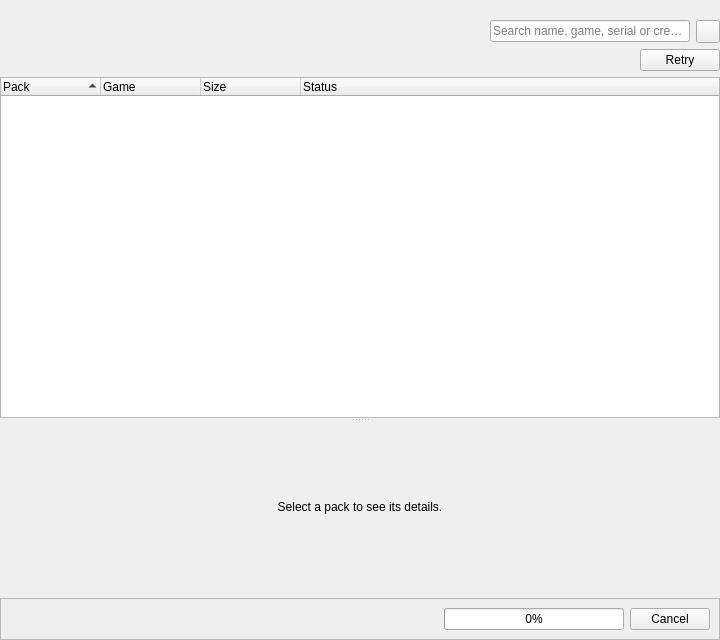
<?xml version="1.0" encoding="UTF-8"?>
<ui version="4.0">
 <class>TexturePacksSettingsWidget</class>
 <widget class="QWidget" name="TexturePacksSettingsWidget">
  <property name="geometry">
   <rect>
    <x>0</x>
    <y>0</y>
    <width>720</width>
    <height>640</height>
   </rect>
  </property>
  <layout class="QVBoxLayout" name="verticalLayout">
   <property name="leftMargin">
    <number>0</number>
   </property>
   <property name="topMargin">
    <number>0</number>
   </property>
   <property name="rightMargin">
    <number>0</number>
   </property>
   <property name="bottomMargin">
    <number>0</number>
   </property>
   <item>
    <widget class="QLabel" name="scopeLabel">
     <property name="visible">
      <bool>false</bool>
     </property>
     <property name="wordWrap">
      <bool>true</bool>
     </property>
    </widget>
   </item>
   <item>
    <layout class="QHBoxLayout" name="filterLayout" stretch="1,0,0">
     <item>
      <widget class="QTabBar" name="filterTabs"/>
     </item>
     <item>
      <widget class="QLineEdit" name="searchEdit">
       <property name="minimumSize">
        <size>
         <width>200</width>
         <height>0</height>
        </size>
       </property>
       <property name="placeholderText">
        <string>Search name, game, serial or creator</string>
       </property>
       <property name="clearButtonEnabled">
        <bool>true</bool>
       </property>
      </widget>
     </item>
     <item>
      <widget class="QToolButton" name="refreshButton">
       <property name="toolTip">
        <string>Refresh the catalog</string>
       </property>
       <property name="icon">
        <iconset theme="refresh-line"/>
       </property>
      </widget>
     </item>
    </layout>
   </item>
   <item>
    <layout class="QHBoxLayout" name="statusLayout" stretch="1,0">
     <item>
      <widget class="QLabel" name="statusLabel">
       <property name="wordWrap">
        <bool>true</bool>
       </property>
      </widget>
     </item>
     <item>
      <widget class="QPushButton" name="retryButton">
       <property name="text">
        <string>Retry</string>
       </property>
       <property name="visible">
        <bool>false</bool>
       </property>
      </widget>
     </item>
    </layout>
   </item>
   <item>
    <widget class="QSplitter" name="splitter">
     <property name="minimumSize">
      <size>
       <width>0</width>
       <height>440</height>
      </size>
     </property>
     <property name="orientation">
      <enum>Qt::Orientation::Vertical</enum>
     </property>
     <property name="childrenCollapsible">
      <bool>false</bool>
     </property>
     <widget class="QStackedWidget" name="listStack">
      <property name="currentIndex">
       <number>0</number>
      </property>
      <widget class="QWidget" name="listPage">
       <layout class="QVBoxLayout" name="listPageLayout">
        <property name="leftMargin">
         <number>0</number>
        </property>
        <property name="topMargin">
         <number>0</number>
        </property>
        <property name="rightMargin">
         <number>0</number>
        </property>
        <property name="bottomMargin">
         <number>0</number>
        </property>
        <item>
         <widget class="QTreeWidget" name="packList">
          <property name="rootIsDecorated">
           <bool>false</bool>
          </property>
          <property name="alternatingRowColors">
           <bool>true</bool>
          </property>
          <property name="uniformRowHeights">
           <bool>true</bool>
          </property>
          <property name="sortingEnabled">
           <bool>true</bool>
          </property>
          <column>
           <property name="text">
            <string>Pack</string>
           </property>
          </column>
          <column>
           <property name="text">
            <string>Game</string>
           </property>
          </column>
          <column>
           <property name="text">
            <string>Size</string>
           </property>
          </column>
          <column>
           <property name="text">
            <string>Status</string>
           </property>
          </column>
         </widget>
        </item>
       </layout>
      </widget>
      <widget class="QWidget" name="emptyPage">
       <layout class="QVBoxLayout" name="emptyPageLayout">
        <item>
         <widget class="QLabel" name="emptyLabel">
          <property name="alignment">
           <set>Qt::AlignmentFlag::AlignCenter</set>
          </property>
          <property name="wordWrap">
           <bool>true</bool>
          </property>
         </widget>
        </item>
       </layout>
      </widget>
     </widget>
     <widget class="QStackedWidget" name="detailStack">
      <property name="currentIndex">
       <number>0</number>
      </property>
      <widget class="QWidget" name="detailHintPage">
       <layout class="QVBoxLayout" name="detailHintLayout">
        <item>
         <widget class="QLabel" name="detailHint">
          <property name="text">
           <string>Select a pack to see its details.</string>
          </property>
          <property name="alignment">
           <set>Qt::AlignmentFlag::AlignCenter</set>
          </property>
          <property name="wordWrap">
           <bool>true</bool>
          </property>
         </widget>
        </item>
       </layout>
      </widget>
      <widget class="QWidget" name="detailPage">
       <layout class="QVBoxLayout" name="detailPageLayout">
        <property name="leftMargin">
         <number>0</number>
        </property>
        <property name="topMargin">
         <number>0</number>
        </property>
        <property name="rightMargin">
         <number>0</number>
        </property>
        <property name="bottomMargin">
         <number>0</number>
        </property>
        <item>
         <widget class="QScrollArea" name="detailScroll">
          <property name="frameShape">
           <enum>QFrame::Shape::NoFrame</enum>
          </property>
          <property name="widgetResizable">
           <bool>true</bool>
          </property>
          <widget class="QWidget" name="detailContents">
           <layout class="QVBoxLayout" name="detailLayout">
            <item>
             <widget class="QLabel" name="detailTitle">
              <property name="textInteractionFlags">
               <set>Qt::TextInteractionFlag::TextSelectableByMouse</set>
              </property>
              <property name="wordWrap">
               <bool>true</bool>
              </property>
             </widget>
            </item>
            <item>
             <widget class="QLabel" name="detailGame">
              <property name="textInteractionFlags">
               <set>Qt::TextInteractionFlag::TextSelectableByMouse</set>
              </property>
              <property name="wordWrap">
               <bool>true</bool>
              </property>
             </widget>
            </item>
            <item>
             <widget class="QLabel" name="astcBadge">
              <property name="visible">
               <bool>false</bool>
              </property>
              <property name="wordWrap">
               <bool>true</bool>
              </property>
             </widget>
            </item>
            <item>
             <layout class="QFormLayout" name="detailForm">
              <item row="0" column="0">
               <widget class="QLabel" name="detailCreatorsLabel">
                <property name="text">
                 <string>Creators:</string>
                </property>
               </widget>
              </item>
              <item row="0" column="1">
               <widget class="QLabel" name="detailCreators">
                <property name="wordWrap">
                 <bool>true</bool>
                </property>
                <property name="openExternalLinks">
                 <bool>true</bool>
                </property>
                <property name="textInteractionFlags">
                 <set>Qt::TextInteractionFlag::LinksAccessibleByMouse|Qt::TextInteractionFlag::TextSelectableByMouse</set>
                </property>
               </widget>
              </item>
              <item row="1" column="0">
               <widget class="QLabel" name="detailTypeLabel">
                <property name="text">
                 <string>Type:</string>
                </property>
               </widget>
              </item>
              <item row="1" column="1">
               <widget class="QLabel" name="detailType">
</widget>
              </item>
              <item row="2" column="0">
               <widget class="QLabel" name="detailCompletenessLabel">
                <property name="text">
                 <string>Completeness:</string>
                </property>
               </widget>
              </item>
              <item row="2" column="1">
               <widget class="QLabel" name="detailCompleteness">
</widget>
              </item>
              <item row="3" column="0">
               <widget class="QLabel" name="detailSizeLabel">
                <property name="text">
                 <string>Size:</string>
                </property>
               </widget>
              </item>
              <item row="3" column="1">
               <widget class="QLabel" name="detailSize">
                <property name="wordWrap">
                 <bool>true</bool>
                </property>
               </widget>
              </item>
              <item row="4" column="0">
               <widget class="QLabel" name="detailSpaceLabel">
                <property name="text">
                 <string>Free space needed:</string>
                </property>
               </widget>
              </item>
              <item row="4" column="1">
               <widget class="QLabel" name="detailSpace">
                <property name="wordWrap">
                 <bool>true</bool>
                </property>
               </widget>
              </item>
              <item row="5" column="0">
               <widget class="QLabel" name="detailLicenseLabel">
                <property name="text">
                 <string>License:</string>
                </property>
               </widget>
              </item>
              <item row="5" column="1">
               <widget class="QLabel" name="detailLicense">
                <property name="wordWrap">
                 <bool>true</bool>
                </property>
                <property name="textInteractionFlags">
                 <set>Qt::TextInteractionFlag::TextSelectableByMouse</set>
                </property>
               </widget>
              </item>
              <item row="6" column="0">
               <widget class="QLabel" name="detailSourceLabel">
                <property name="text">
                 <string>Source:</string>
                </property>
               </widget>
              </item>
              <item row="6" column="1">
               <widget class="QLabel" name="detailSource">
                <property name="wordWrap">
                 <bool>true</bool>
                </property>
                <property name="openExternalLinks">
                 <bool>true</bool>
                </property>
               </widget>
              </item>
              <item row="7" column="0">
               <widget class="QLabel" name="detailInstalledLabel">
                <property name="text">
                 <string>Installed:</string>
                </property>
               </widget>
              </item>
              <item row="7" column="1">
               <widget class="QLabel" name="detailInstalled">
                <property name="wordWrap">
                 <bool>true</bool>
                </property>
               </widget>
              </item>
             </layout>
            </item>
            <item>
             <widget class="QLabel" name="detailDescription">
              <property name="textInteractionFlags">
               <set>Qt::TextInteractionFlag::TextSelectableByMouse</set>
              </property>
              <property name="wordWrap">
               <bool>true</bool>
              </property>
             </widget>
            </item>
            <item>
             <widget class="QLabel" name="detailCredits">
              <property name="textInteractionFlags">
               <set>Qt::TextInteractionFlag::TextSelectableByMouse</set>
              </property>
              <property name="wordWrap">
               <bool>true</bool>
              </property>
             </widget>
            </item>
            <item>
             <spacer name="detailSpacer">
              <property name="orientation">
               <enum>Qt::Orientation::Vertical</enum>
              </property>
              <property name="sizeHint" stdset="0">
               <size>
                <width>20</width>
                <height>0</height>
               </size>
              </property>
             </spacer>
            </item>
           </layout>
          </widget>
         </widget>
        </item>
        <item>
         <layout class="QHBoxLayout" name="detailButtons">
          <item>
           <widget class="QPushButton" name="installButton">
            <property name="text">
             <string>Download</string>
            </property>
            <property name="icon">
             <iconset theme="download-2-line"/>
            </property>
           </widget>
          </item>
          <item>
           <widget class="QPushButton" name="deleteButton">
            <property name="text">
             <string>Delete</string>
            </property>
            <property name="icon">
             <iconset theme="delete-back-2-line"/>
            </property>
           </widget>
          </item>
          <item>
           <spacer name="detailButtonsSpacer">
            <property name="orientation">
             <enum>Qt::Orientation::Horizontal</enum>
            </property>
            <property name="sizeHint" stdset="0">
             <size>
              <width>20</width>
              <height>0</height>
             </size>
            </property>
           </spacer>
          </item>
         </layout>
        </item>
       </layout>
      </widget>
     </widget>
    </widget>
   </item>
   <item>
    <widget class="QFrame" name="installStrip">
     <property name="visible">
      <bool>false</bool>
     </property>
     <property name="frameShape">
      <enum>QFrame::Shape::StyledPanel</enum>
     </property>
     <layout class="QHBoxLayout" name="installStripLayout">
      <item>
       <widget class="QLabel" name="installText">
        <property name="sizePolicy">
         <sizepolicy hsizetype="Expanding" vsizetype="Preferred">
          <horstretch>1</horstretch>
          <verstretch>0</verstretch>
         </sizepolicy>
        </property>
        <property name="wordWrap">
         <bool>true</bool>
        </property>
       </widget>
      </item>
      <item>
       <widget class="QProgressBar" name="installProgress">
        <property name="minimumSize">
         <size>
          <width>180</width>
          <height>0</height>
         </size>
        </property>
        <property name="maximum">
         <number>1000</number>
        </property>
        <property name="value">
         <number>0</number>
        </property>
       </widget>
      </item>
      <item>
       <widget class="QPushButton" name="installCancel">
        <property name="text">
         <string>Cancel</string>
        </property>
       </widget>
      </item>
     </layout>
    </widget>
   </item>
  </layout>
 </widget>
 <resources/>
 <connections/>
</ui>
